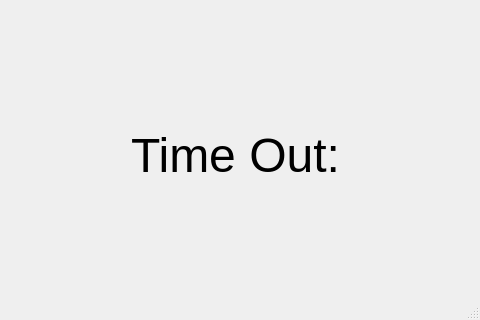
<?xml version="1.0" encoding="UTF-8"?>
<ui version="4.0">
 <class>MainWindow</class>
 <widget class="QMainWindow" name="MainWindow">
  <property name="geometry">
   <rect>
    <x>0</x>
    <y>0</y>
    <width>480</width>
    <height>320</height>
   </rect>
  </property>
  <property name="windowTitle">
   <string>MainWindow</string>
  </property>
  <widget class="QWidget" name="centralwidget">
   <widget class="QLabel" name="label">
    <property name="geometry">
     <rect>
      <x>0</x>
      <y>0</y>
      <width>471</width>
      <height>131</height>
     </rect>
    </property>
    <property name="font">
     <font>
      <pointsize>63</pointsize>
      <weight>75</weight>
      <bold>true</bold>
     </font>
    </property>
    <property name="text">
     <string>&lt;name&gt;</string>
    </property>
    <property name="alignment">
     <set>Qt::AlignCenter</set>
    </property>
   </widget>
   <widget class="QLabel" name="label_2">
    <property name="geometry">
     <rect>
      <x>0</x>
      <y>120</y>
      <width>471</width>
      <height>71</height>
     </rect>
    </property>
    <property name="font">
     <font>
      <pointsize>36</pointsize>
     </font>
    </property>
    <property name="text">
     <string>Time Out:</string>
    </property>
    <property name="alignment">
     <set>Qt::AlignCenter</set>
    </property>
   </widget>
   <widget class="QLabel" name="label_3">
    <property name="geometry">
     <rect>
      <x>0</x>
      <y>190</y>
      <width>471</width>
      <height>101</height>
     </rect>
    </property>
    <property name="font">
     <font>
      <pointsize>54</pointsize>
      <weight>75</weight>
      <bold>true</bold>
     </font>
    </property>
    <property name="text">
     <string>&lt;time in&gt;</string>
    </property>
    <property name="alignment">
     <set>Qt::AlignCenter</set>
    </property>
   </widget>
  </widget>
  <widget class="QStatusBar" name="statusbar"/>
 </widget>
 <resources/>
 <connections/>
</ui>
